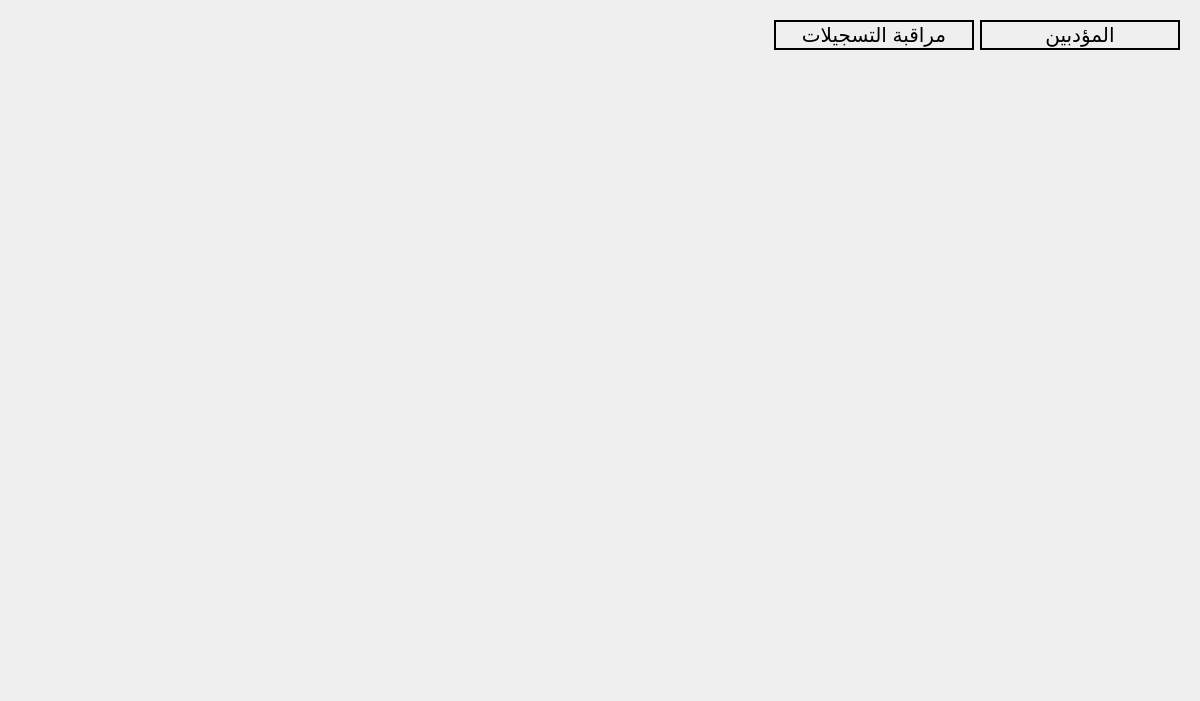
<?xml version="1.0" encoding="UTF-8"?>
<ui version="4.0">
 <class>teacher_part</class>
 <widget class="QWidget" name="teacher_part">
  <property name="geometry">
   <rect>
    <x>0</x>
    <y>0</y>
    <width>1200</width>
    <height>701</height>
   </rect>
  </property>
  <property name="windowTitle">
   <string>Form</string>
  </property>
  <layout class="QVBoxLayout" name="verticalLayout">
   <item>
    <widget class="QFrame" name="frame">
     <property name="frameShape">
      <enum>QFrame::NoFrame</enum>
     </property>
     <layout class="QHBoxLayout" name="horizontalLayout">
      <item>
       <spacer name="horizontalSpacer">
        <property name="orientation">
         <enum>Qt::Horizontal</enum>
        </property>
        <property name="sizeHint" stdset="0">
         <size>
          <width>40</width>
          <height>20</height>
         </size>
        </property>
       </spacer>
      </item>
      <item>
       <widget class="QPushButton" name="teacher_history">
        <property name="minimumSize">
         <size>
          <width>200</width>
          <height>30</height>
         </size>
        </property>
        <property name="font">
         <font>
          <pointsize>15</pointsize>
         </font>
        </property>
        <property name="styleSheet">
         <string notr="true">border: 2px solid black</string>
        </property>
        <property name="text">
         <string>مراقبة التسجيلات</string>
        </property>
       </widget>
      </item>
      <item>
       <widget class="QPushButton" name="teacher">
        <property name="minimumSize">
         <size>
          <width>200</width>
          <height>30</height>
         </size>
        </property>
        <property name="font">
         <font>
          <pointsize>15</pointsize>
         </font>
        </property>
        <property name="styleSheet">
         <string notr="true">border: 2px solid black</string>
        </property>
        <property name="text">
         <string>المؤدبين</string>
        </property>
       </widget>
      </item>
     </layout>
    </widget>
   </item>
   <item>
    <widget class="QStackedWidget" name="stackedWidget"/>
   </item>
  </layout>
 </widget>
 <resources/>
 <connections/>
</ui>
